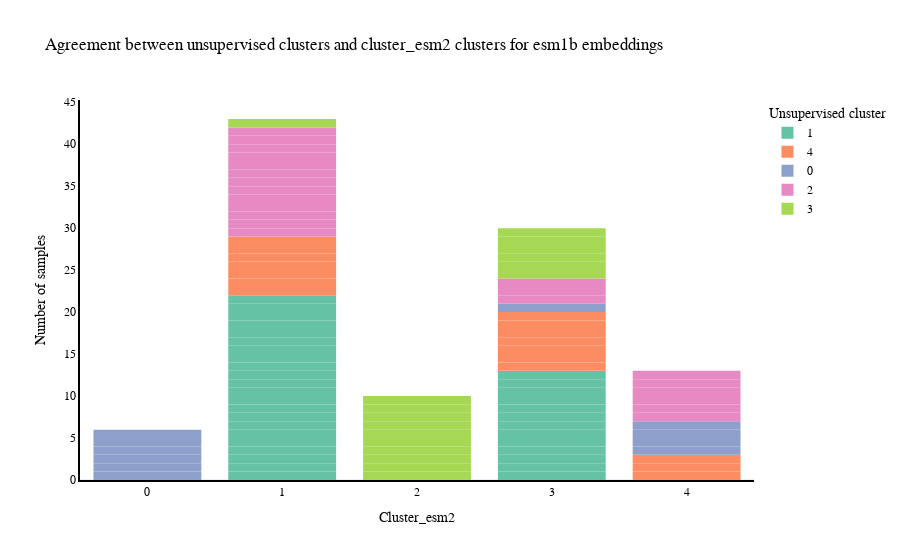

Notebook code cell kept with this figure:
### Markdown cell above
### Overlap of unsupervised clusters between embedding spaces

### Code cell
emb_handler.plot_feature_cluster_overlap(emb_space_name="esm1b",
                                         feature='cluster_esm2')

### Figure 1 — Plotly figure (JSON) as saved in the notebook; plotly's stock layout.template omitted (floating-point values rounded to 4 significant figures)
{"data": [{"alignmentgroup": "True", "hovertemplate": "Unsupervised cluster=1<br>Cluster_esm2=%{x}<br>Number of samples=%{y}<extra></extra>", "legendgroup": "1", "marker": {"color": "rgb(102,194,165)", "line": {"width": 0}, "pattern": {"shape": ""}}, "name": "1", "offsetgroup": "1", "orientation": "v", "showlegend": true, "textposition": "auto", "type": "bar", "x": ["1", "1", "1", "3", "1", "1", "1", "1", "3", "3", "1", "1", "1", "1", "1", "1", "1", "3", "3", "3", "3", "1", "1", "3", "3", "1", "1", "3", "3", "3", "1", "1", "1", "3", "1"], "xaxis": "x", "y": [1, 1, 1, 1, 1, 1, 1, 1, 1, 1, 1, 1, 1, 1, 1, 1, 1, 1, 1, 1, 1, 1, 1, 1, 1, 1, 1, 1, 1, 1, 1, 1, 1, 1, 1], "yaxis": "y"}, {"alignmentgroup": "True", "hovertemplate": "Unsupervised cluster=4<br>Cluster_esm2=%{x}<br>Number of samples=%{y}<extra></extra>", "legendgroup": "4", "marker": {"color": "rgb(252,141,98)", "line": {"width": 0}, "pattern": {"shape": ""}}, "name": "4", "offsetgroup": "4", "orientation": "v", "showlegend": true, "textposition": "auto", "type": "bar", "x": ["1", "4", "1", "4", "1", "1", "1", "1", "1", "3", "3", "3", "4", "3", "3", "3", "3"], "xaxis": "x", "y": [1, 1, 1, 1, 1, 1, 1, 1, 1, 1, 1, 1, 1, 1, 1, 1, 1], "yaxis": "y"}, {"alignmentgroup": "True", "hovertemplate": "Unsupervised cluster=0<br>Cluster_esm2=%{x}<br>Number of samples=%{y}<extra></extra>", "legendgroup": "0", "marker": {"color": "rgb(141,160,203)", "line": {"width": 0}, "pattern": {"shape": ""}}, "name": "0", "offsetgroup": "0", "orientation": "v", "showlegend": true, "textposition": "auto", "type": "bar", "x": ["4", "0", "3", "4", "0", "0", "4", "4", "0", "0", "0"], "xaxis": "x", "y": [1, 1, 1, 1, 1, 1, 1, 1, 1, 1, 1], "yaxis": "y"}, {"alignmentgroup": "True", "hovertemplate": "Unsupervised cluster=2<br>Cluster_esm2=%{x}<br>Number of samples=%{y}<extra></extra>", "legendgroup": "2", "marker": {"color": "rgb(231,138,195)", "line": {"width": 0}, "pattern": {"shape": ""}}, "name": "2", "offsetgroup": "2", "orientation": "v", "showlegend": true, "textposition": "auto", "type": "bar", "x": ["3", "4", "1", "1", "1", "1", "1", "1", "4", "4", "4", "4", "1", "1", "1", "1", "1", "1", "1", "4", "3", "3"], "xaxis": "x", "y": [1, 1, 1, 1, 1, 1, 1, 1, 1, 1, 1, 1, 1, 1, 1, 1, 1, 1, 1, 1, 1, 1], "yaxis": "y"}, {"alignmentgroup": "True", "hovertemplate": "Unsupervised cluster=3<br>Cluster_esm2=%{x}<br>Number of samples=%{y}<extra></extra>", "legendgroup": "3", "marker": {"color": "rgb(166,216,84)", "line": {"width": 0}, "pattern": {"shape": ""}}, "name": "3", "offsetgroup": "3", "orientation": "v", "showlegend": true, "textposition": "auto", "type": "bar", "x": ["2", "3", "2", "2", "3", "3", "3", "3", "3", "2", "2", "2", "2", "1", "2", "2", "2"], "xaxis": "x", "y": [1, 1, 1, 1, 1, 1, 1, 1, 1, 1, 1, 1, 1, 1, 1, 1, 1], "yaxis": "y"}], "layout": {"barmode": "relative", "font": {"color": "black", "family": "Arial", "size": 12}, "legend": {"title": {"text": "Unsupervised cluster"}, "tracegroupgap": 0}, "title": {"text": "Agreement between unsupervised clusters and cluster_esm2 clusters for esm1b embeddings"}, "xaxis": {"anchor": "y", "categoryorder": "category ascending", "domain": [0, 1], "linecolor": "black", "linewidth": 2, "showgrid": false, "showline": true, "title": {"text": "Cluster_esm2"}}, "yaxis": {"anchor": "x", "domain": [0, 1], "linecolor": "black", "linewidth": 2, "showgrid": false, "showline": true, "title": {"text": "Number of samples"}}}}
